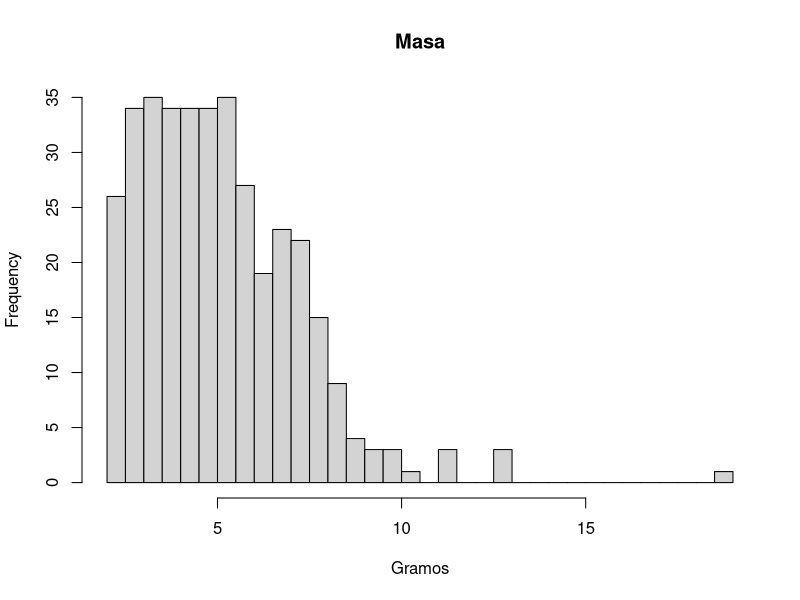
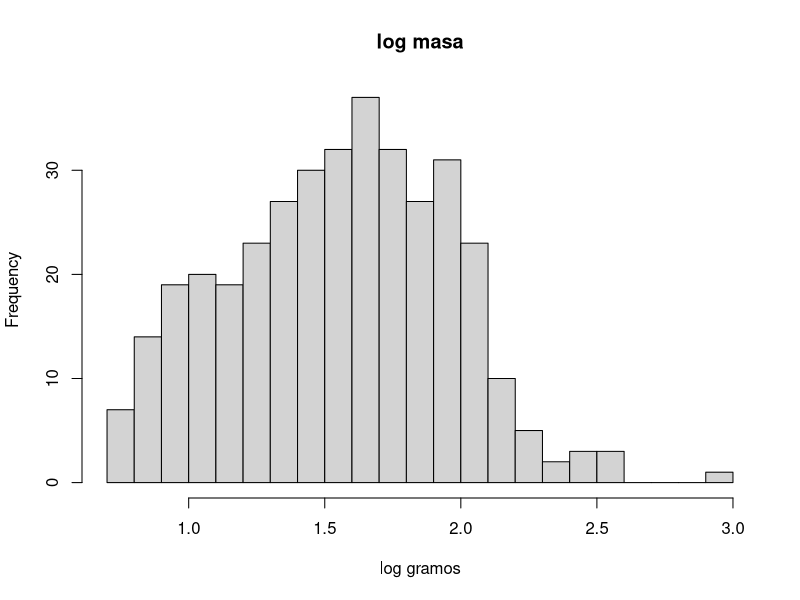
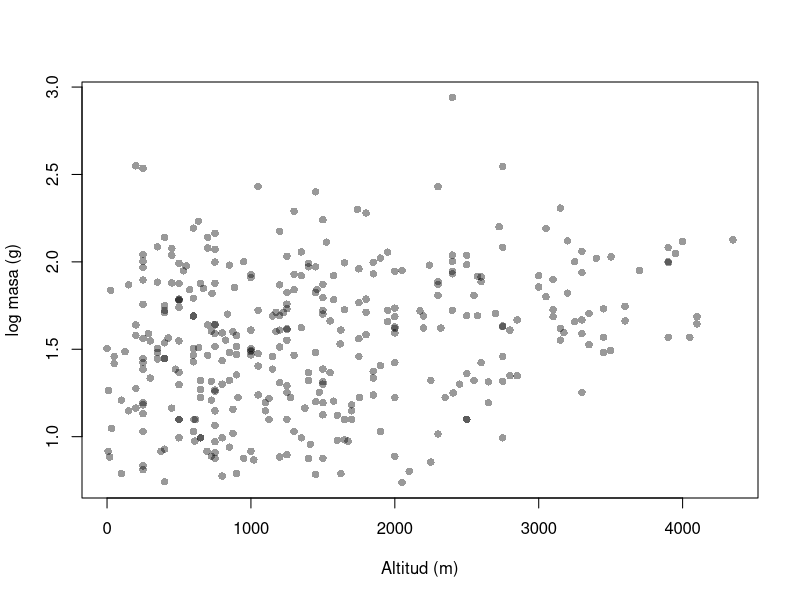

Recreate these plots in R, in order.
# Dia 1, bloque 3. Datos reales con BirdBase

# check.names = FALSE conserva los nombres originales, que tienen espacios
datos <- read.csv("datos/birdbase/birdbase.csv", check.names = FALSE, stringsAsFactors = FALSE)

# Mirar antes de modificar. Siempre
dim(datos)
str(datos[, 1:10])
names(datos)

# Asegurandonos que solo sean colibries
colibries <- datos[datos$`Family IOC 15.1` == "Trochilidae", ]
nrow(colibries)

# Nos quedamos con lo que vamos a usar y le ponemos nombres manejables
colibries <- data.frame(
  especie = colibries$`Latin (BirdLife > IOC > Clements>AviList)`,
  masa = colibries$"Average Mass",
  masa_min_macho = colibries$"Male MinMass",
  masa_max_macho = colibries$"Male MaxMass",
  x_min = colibries$"Xmin",
  norm_min = colibries$"NormMin",
  norm_max = colibries$"NormMax",
  x_max = colibries$"Xmax",
  stringsAsFactors = FALSE
)

str(colibries)

# La altitud puede que no siempre sea un numero
head(sort(unique(colibries$norm_min)))
table(colibries$norm_min[is.na(suppressWarnings(as.numeric(colibries$norm_min)))])

# L es tierras bajas, F es piedemonte, M es montano
convertir_altitud <- function(x) {
  x <- trimws(as.character(x))
  equivalencias <- c(L = 250, F = 750, M = 1500)
  numerico <- suppressWarnings(as.numeric(x))
  letra <- x %in% names(equivalencias)
  numerico[letra] <- equivalencias[x[letra]]
  numerico
}

colibries$norm_min <- convertir_altitud(colibries$norm_min)
colibries$norm_max <- convertir_altitud(colibries$norm_max)

# Convertir letras a numeros es una decision, no un paso obligatorio
colibries$altitud <- (colibries$norm_min + colibries$norm_max) / 2

# Cuanto falta y donde (missing data)
sum(is.na(colibries$masa))
sum(is.na(colibries$altitud))
colSums(is.na(colibries))

# Explorar
summary(colibries$masa)
summary(colibries$altitud)

hist(colibries$masa, breaks = 30, main = "Masa", xlab = "Gramos")
hist(log(colibries$masa), breaks = 30, main = "log masa", xlab = "log gramos")

plot(colibries$altitud, log(colibries$masa), pch = 16, col = rgb(0, 0, 0, 0.4),
     xlab = "Altitud (m)", ylab = "log masa (g)")

# Una regresion normal. Ignora la filogenia, y por eso puede ser incorrecta
summary(lm(log(masa) ~ altitud, data = colibries))

# Manana vemos por que puede dar parametros incorrectos y como se corrige
completos <- colibries[!is.na(colibries$masa) & !is.na(colibries$altitud), ]
nrow(completos)

write.csv(completos, "datos/colibries_limpio.csv", row.names = FALSE)
